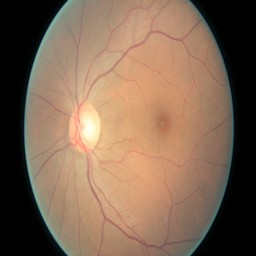
#> input picture new_images/img/12_right.jpeg, 256 x 256 px, found by its file name
$ python NLMDenoising.py
#> lines starting #> are read from the running program, lines starting #| are printed output that depends on the picture
import numpy as np
import cv2
from matplotlib import pyplot as plt

img = cv2.imread('H:/xampp/htdocs/DiabeticRetinopathy/new_images/img/12_right.jpeg')
#> img is the input picture: shape (256, 256, 3); mean B, G, R 83.5, 103.4, 129.1

b,g,r = cv2.split(img)           # get b,g,r
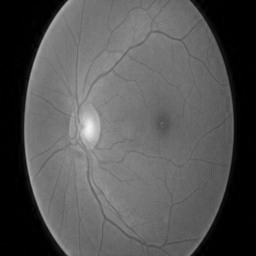
#> b: shape (256, 256); min 0, max 241, mean 83.5
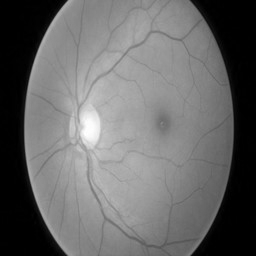
#> g: shape (256, 256); min 0, max 255, mean 103.4
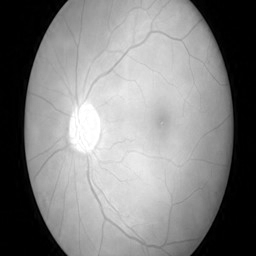
#> r: shape (256, 256); min 0, max 255, mean 129.1
rgb_img = cv2.merge([r,g,b])     # switch it to rgb

# Denoising
dst = cv2.fastNlMeansDenoisingColored(img,None,10,10,7,21)

b,g,r = cv2.split(dst)           # get b,g,r
rgb_dst = cv2.merge([r,g,b])     # switch it to rgb

cv2.imwrite("H:/xampp/htdocs/DiabeticRetinopathy/Denoised_Images/12_right_denoised.jpeg", dst)

plt.subplot(211),plt.imshow(rgb_img)
plt.subplot(212),plt.imshow(rgb_dst)
plt.show()
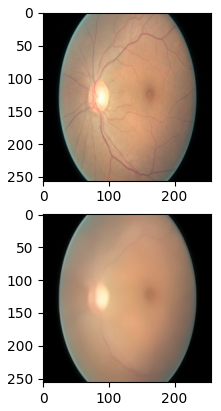
#> figure drawn by matplotlib, 2 panels

$ run again, with new_images/img/101_right.jpeg copied over new_images/img/12_right.jpeg
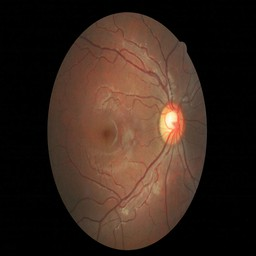
#> input picture new_images/img/101_right.jpeg, 256 x 256 px, found by its file name
#> img is the input picture: shape (256, 256, 3); mean B, G, R 29, 38.4, 55.6
#> `b,g,r = cv2.split(img)`:
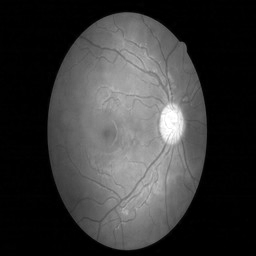
#> r: shape (256, 256); min 0, max 255, mean 55.6
#> `plt.show()`:
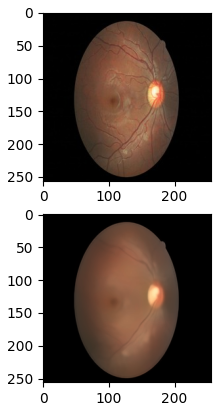
#> figure drawn by matplotlib, 2 panels
